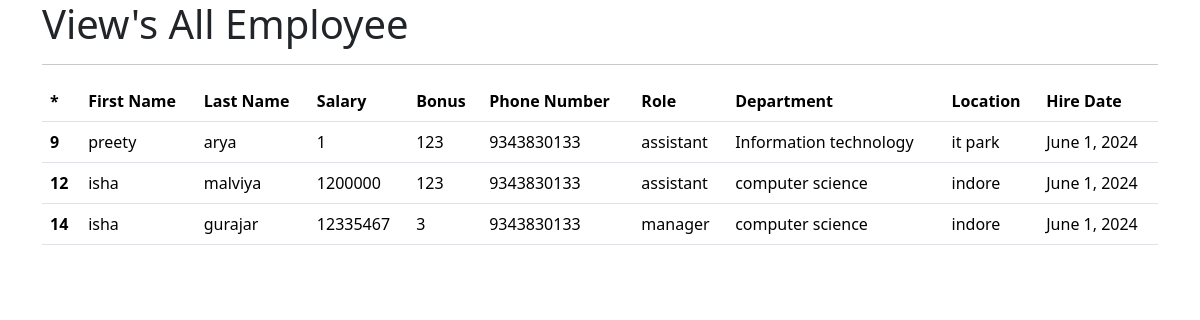
Screenshot of /all_employee/ with the database file from the repository.
### app/models.py (models this page shows, shortened)
class Employee(models.Model):
  first_name=models.CharField(max_length=100, null=False)
  last_name=models.CharField(max_length=100)
  dept=models.ForeignKey(Department,on_delete=models.CASCADE)
  salary=models.IntegerField(default=0)
  bonus=models.IntegerField(default=0)
  role=models.ForeignKey(Role,on_delete=models.CASCADE)
  phone=models.IntegerField(default=0)
  hire_date=models.DateField()
  def __str__(self):
    return "%s %s %s" %(self.first_name,self.last_name,self.phone)

class Role(models.Model):
  name= models.CharField(max_length=100,null=False)

class Department(models.Model):
  name=models.CharField(max_length=100,null=False)
  location = models.CharField(max_length=100)

### app/views.py (the view)
# urls.py: path("all_employee/",View_Employee,name="View_Employee"),
def View_Employee(request):
  emps = Employee.objects.all()
  context = {
    'emps':emps
  }
  print(context)
  return render(request,"ViewEmployee.Html",context)

### app/templates/ViewEmployee.Html (shortened to what this page needs)
<!DOCTYPE html>
<html lang="en">
<head>
<link href="https://cdn.jsdelivr.net/npm/bootstrap@5.3.3/dist/css/bootstrap.min.css" rel="stylesheet">
</head>
<body>
  <div class="container">
    <h1>View's All Employee</h1>
  <hr>
  <table class="table table-hover">
    <thead>
      <tr>
        <th scope="col">*</th>
        <th scope="col">First Name</th>
        <th scope="col">Last Name</th>
        <th scope="col">Salary</th>
        <th scope="col">Bonus</th>
        <th scope="col">Phone Number</th>
        <th scope="col">Role</th>
        <th scope="col">Department</th>
        <th scope="col">Location</th>
        <th scope="col">Hire Date</th>
      </tr>
    </thead>
    {% for emp in emps %}
    <tbody>
      <tr>
        <th scope="row">{{emp.id}}</th>
        <td>{{emp.first_name}}</td>
        <td>{{emp.last_name}}</td>
        <td>{{emp.salary}}</td>
        <td>{{emp.bonus}}</td>
        <td>{{emp.phone}}</td>
        <td>{{emp.role.name}}</td>
        <td>{{emp.dept.name}}</td>
        <td>{{emp.dept.location}}</td>
        <td>{{emp.hire_date}}</td>
      </tr>
    </tbody>
    {% endfor %}
  </table>
</div>
</body>
</html>

### rows the page displays
Employee: id "9", first_name "preety", last_name "arya", salary "1", bonus "123", phone "9343830133", role.name "assistant", dept.name "Information technology", dept.location "it park", hire_date "June 1, 2024"
Employee: id "12", first_name "isha", last_name "malviya", salary "1200000", bonus "123", phone "9343830133", role.name "assistant", dept.name "computer science", dept.location "indore", hire_date "June 1, 2024"
Employee: id "14", first_name "isha", last_name "gurajar", salary "12335467", bonus "3", phone "9343830133", role.name "manager", dept.name "computer science", dept.location "indore", hire_date "June 1, 2024"
